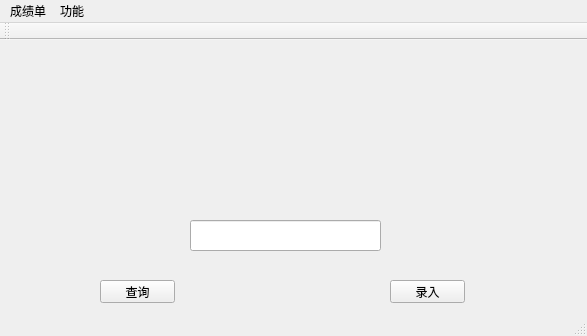
<?xml version="1.0" encoding="UTF-8"?>
<ui version="4.0">
 <class>MainWindow</class>
 <widget class="QMainWindow" name="MainWindow">
  <property name="geometry">
   <rect>
    <x>0</x>
    <y>0</y>
    <width>587</width>
    <height>336</height>
   </rect>
  </property>
  <property name="windowTitle">
   <string>MainWindow</string>
  </property>
  <property name="animated">
   <bool>true</bool>
  </property>
  <widget class="QWidget" name="centralWidget">
   <widget class="QLineEdit" name="idlineEdit">
    <property name="geometry">
     <rect>
      <x>190</x>
      <y>180</y>
      <width>191</width>
      <height>31</height>
     </rect>
    </property>
   </widget>
   <widget class="QPushButton" name="findpushButton">
    <property name="geometry">
     <rect>
      <x>100</x>
      <y>240</y>
      <width>75</width>
      <height>23</height>
     </rect>
    </property>
    <property name="text">
     <string>查询</string>
    </property>
   </widget>
   <widget class="QPushButton" name="addButton">
    <property name="geometry">
     <rect>
      <x>390</x>
      <y>240</y>
      <width>75</width>
      <height>23</height>
     </rect>
    </property>
    <property name="text">
     <string>录入</string>
    </property>
   </widget>
   <widget class="QLabel" name="umbrellaLabel">
    <property name="geometry">
     <rect>
      <x>390</x>
      <y>10</y>
      <width>181</width>
      <height>151</height>
     </rect>
    </property>
    <property name="minimumSize">
     <size>
      <width>0</width>
      <height>151</height>
     </size>
    </property>
    <property name="text">
     <string/>
    </property>
    <property name="pixmap">
     <pixmap resource="icon.qrc">:/images/umbrella.png</pixmap>
    </property>
    <property name="scaledContents">
     <bool>true</bool>
    </property>
   </widget>
   <widget class="QLabel" name="label">
    <property name="geometry">
     <rect>
      <x>80</x>
      <y>-30</y>
      <width>371</width>
      <height>321</height>
     </rect>
    </property>
    <property name="minimumSize">
     <size>
      <width>0</width>
      <height>321</height>
     </size>
    </property>
    <property name="maximumSize">
     <size>
      <width>16777215</width>
      <height>321</height>
     </size>
    </property>
    <property name="focusPolicy">
     <enum>Qt::NoFocus</enum>
    </property>
    <property name="text">
     <string/>
    </property>
    <property name="pixmap">
     <pixmap resource="icon.qrc">:/images/title.png</pixmap>
    </property>
    <property name="scaledContents">
     <bool>true</bool>
    </property>
   </widget>
   <widget class="QLabel" name="label_2">
    <property name="geometry">
     <rect>
      <x>210</x>
      <y>60</y>
      <width>191</width>
      <height>151</height>
     </rect>
    </property>
    <property name="minimumSize">
     <size>
      <width>0</width>
      <height>151</height>
     </size>
    </property>
    <property name="text">
     <string/>
    </property>
    <property name="pixmap">
     <pixmap resource="icon.qrc">:/images/sub.png</pixmap>
    </property>
    <property name="scaledContents">
     <bool>true</bool>
    </property>
   </widget>
   <zorder>umbrellaLabel</zorder>
   <zorder>label_2</zorder>
   <zorder>label</zorder>
   <zorder>idlineEdit</zorder>
   <zorder>findpushButton</zorder>
   <zorder>addButton</zorder>
  </widget>
  <widget class="QMenuBar" name="menuBar">
   <property name="geometry">
    <rect>
     <x>0</x>
     <y>0</y>
     <width>587</width>
     <height>23</height>
    </rect>
   </property>
   <widget class="QMenu" name="menu">
    <property name="title">
     <string>功能</string>
    </property>
    <addaction name="separator"/>
    <addaction name="changeinfo"/>
    <addaction name="setWriting"/>
    <addaction name="separator"/>
    <addaction name="deleteScore"/>
    <addaction name="deleteList"/>
   </widget>
   <widget class="QMenu" name="menuTest">
    <property name="title">
     <string>成绩单</string>
    </property>
    <widget class="QMenu" name="menu_2">
     <property name="title">
      <string>新建</string>
     </property>
     <addaction name="emptyList"/>
     <addaction name="hireddList"/>
    </widget>
    <addaction name="listButton"/>
    <addaction name="loadList"/>
    <addaction name="separator"/>
    <addaction name="menu_2"/>
    <addaction name="outport"/>
    <addaction name="separator"/>
    <addaction name="separator"/>
    <addaction name="separator"/>
   </widget>
   <addaction name="menuTest"/>
   <addaction name="menu"/>
  </widget>
  <widget class="QToolBar" name="mainToolBar">
   <attribute name="toolBarArea">
    <enum>TopToolBarArea</enum>
   </attribute>
   <attribute name="toolBarBreak">
    <bool>false</bool>
   </attribute>
  </widget>
  <widget class="QStatusBar" name="statusBar"/>
  <action name="list">
   <property name="icon">
    <iconset resource="icon.qrc">
     <normaloff>:/images/edit-find.png</normaloff>:/images/edit-find.png</iconset>
   </property>
   <property name="text">
    <string>成绩单查询</string>
   </property>
  </action>
  <action name="changeinfo">
   <property name="icon">
    <iconset resource="icon.qrc">
     <normaloff>:/images/editcut.png</normaloff>:/images/editcut.png</iconset>
   </property>
   <property name="text">
    <string>编辑个人信息</string>
   </property>
  </action>
  <action name="loadList">
   <property name="icon">
    <iconset resource="icon.qrc">
     <normaloff>:/images/document-open.png</normaloff>:/images/document-open.png</iconset>
   </property>
   <property name="text">
    <string>载入成绩单</string>
   </property>
  </action>
  <action name="deleteList">
   <property name="text">
    <string>清空成绩单</string>
   </property>
  </action>
  <action name="deleteScore">
   <property name="text">
    <string>成绩清零</string>
   </property>
  </action>
  <action name="listButton">
   <property name="icon">
    <iconset resource="icon.qrc">
     <normaloff>:/images/edit-find.png</normaloff>:/images/edit-find.png</iconset>
   </property>
   <property name="text">
    <string>查看成绩单</string>
   </property>
  </action>
  <action name="emptyList">
   <property name="icon">
    <iconset resource="icon.qrc">
     <normaloff>:/images/document-new.png</normaloff>:/images/document-new.png</iconset>
   </property>
   <property name="text">
    <string>空成绩单</string>
   </property>
  </action>
  <action name="hireddList">
   <property name="text">
    <string>基于当前</string>
   </property>
  </action>
  <action name="outport">
   <property name="icon">
    <iconset resource="icon.qrc">
     <normaloff>:/images/document-save-as.png</normaloff>:/images/document-save-as.png</iconset>
   </property>
   <property name="text">
    <string>导出</string>
   </property>
  </action>
  <action name="setWriting">
   <property name="text">
    <string>设置作文默认得分</string>
   </property>
  </action>
  <action name="sort">
   <property name="icon">
    <iconset resource="icon.qrc">
     <normaloff>:/images/edit-undo.png</normaloff>:/images/edit-undo.png</iconset>
   </property>
   <property name="text">
    <string>成绩排名</string>
   </property>
  </action>
 </widget>
 <layoutdefault spacing="6" margin="11"/>
 <resources>
  <include location="icon.qrc"/>
 </resources>
 <connections/>
</ui>
